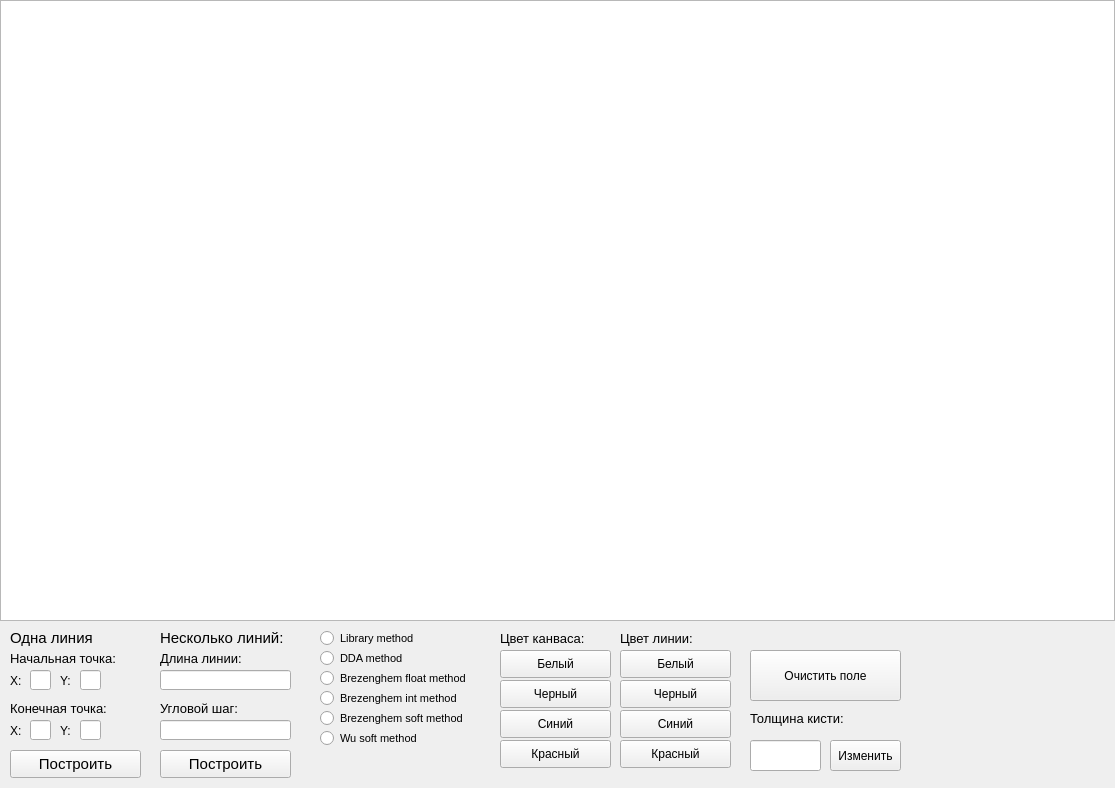
<?xml version="1.0" encoding="UTF-8"?>
<ui version="4.0">
 <class>MainWindow</class>
 <widget class="QMainWindow" name="MainWindow">
  <property name="geometry">
   <rect>
    <x>0</x>
    <y>0</y>
    <width>1115</width>
    <height>788</height>
   </rect>
  </property>
  <property name="windowTitle">
   <string>MainWindow</string>
  </property>
  <widget class="QWidget" name="centralwidget">
   <widget class="QGraphicsView" name="graphicsView">
    <property name="geometry">
     <rect>
      <x>0</x>
      <y>0</y>
      <width>1115</width>
      <height>621</height>
     </rect>
    </property>
   </widget>
   <widget class="QLabel" name="label">
    <property name="geometry">
     <rect>
      <x>10</x>
      <y>630</y>
      <width>121</width>
      <height>16</height>
     </rect>
    </property>
    <property name="font">
     <font>
      <pointsize>11</pointsize>
     </font>
    </property>
    <property name="text">
     <string>Одна линия</string>
    </property>
    <property name="textFormat">
     <enum>Qt::AutoText</enum>
    </property>
    <property name="scaledContents">
     <bool>false</bool>
    </property>
   </widget>
   <widget class="QLabel" name="label_2">
    <property name="geometry">
     <rect>
      <x>10</x>
      <y>650</y>
      <width>151</width>
      <height>16</height>
     </rect>
    </property>
    <property name="font">
     <font>
      <pointsize>10</pointsize>
     </font>
    </property>
    <property name="text">
     <string>Начальная точка:</string>
    </property>
   </widget>
   <widget class="QRadioButton" name="radioButton">
    <property name="geometry">
     <rect>
      <x>320</x>
      <y>630</y>
      <width>111</width>
      <height>17</height>
     </rect>
    </property>
    <property name="font">
     <font>
      <pointsize>8</pointsize>
     </font>
    </property>
    <property name="text">
     <string>Library method</string>
    </property>
   </widget>
   <widget class="QLabel" name="label_3">
    <property name="geometry">
     <rect>
      <x>10</x>
      <y>670</y>
      <width>16</width>
      <height>21</height>
     </rect>
    </property>
    <property name="font">
     <font>
      <pointsize>9</pointsize>
     </font>
    </property>
    <property name="text">
     <string>X:</string>
    </property>
   </widget>
   <widget class="QLineEdit" name="lineEdit">
    <property name="geometry">
     <rect>
      <x>30</x>
      <y>670</y>
      <width>21</width>
      <height>20</height>
     </rect>
    </property>
   </widget>
   <widget class="QLabel" name="label_4">
    <property name="geometry">
     <rect>
      <x>60</x>
      <y>670</y>
      <width>16</width>
      <height>21</height>
     </rect>
    </property>
    <property name="font">
     <font>
      <pointsize>9</pointsize>
     </font>
    </property>
    <property name="text">
     <string>Y:</string>
    </property>
   </widget>
   <widget class="QLineEdit" name="lineEdit_2">
    <property name="geometry">
     <rect>
      <x>80</x>
      <y>670</y>
      <width>21</width>
      <height>20</height>
     </rect>
    </property>
   </widget>
   <widget class="QLabel" name="label_5">
    <property name="geometry">
     <rect>
      <x>10</x>
      <y>720</y>
      <width>16</width>
      <height>21</height>
     </rect>
    </property>
    <property name="font">
     <font>
      <pointsize>9</pointsize>
     </font>
    </property>
    <property name="text">
     <string>X:</string>
    </property>
   </widget>
   <widget class="QLineEdit" name="lineEdit_3">
    <property name="geometry">
     <rect>
      <x>30</x>
      <y>720</y>
      <width>21</width>
      <height>20</height>
     </rect>
    </property>
   </widget>
   <widget class="QLabel" name="label_6">
    <property name="geometry">
     <rect>
      <x>60</x>
      <y>720</y>
      <width>16</width>
      <height>21</height>
     </rect>
    </property>
    <property name="font">
     <font>
      <pointsize>9</pointsize>
     </font>
    </property>
    <property name="text">
     <string>Y:</string>
    </property>
   </widget>
   <widget class="QLineEdit" name="lineEdit_4">
    <property name="geometry">
     <rect>
      <x>80</x>
      <y>720</y>
      <width>21</width>
      <height>20</height>
     </rect>
    </property>
   </widget>
   <widget class="QLabel" name="label_7">
    <property name="geometry">
     <rect>
      <x>10</x>
      <y>700</y>
      <width>151</width>
      <height>16</height>
     </rect>
    </property>
    <property name="font">
     <font>
      <pointsize>10</pointsize>
     </font>
    </property>
    <property name="text">
     <string>Конечная точка:</string>
    </property>
   </widget>
   <widget class="QPushButton" name="pushButton">
    <property name="geometry">
     <rect>
      <x>10</x>
      <y>750</y>
      <width>131</width>
      <height>28</height>
     </rect>
    </property>
    <property name="font">
     <font>
      <pointsize>11</pointsize>
     </font>
    </property>
    <property name="text">
     <string>Построить</string>
    </property>
   </widget>
   <widget class="QLineEdit" name="lineEdit_6">
    <property name="geometry">
     <rect>
      <x>160</x>
      <y>720</y>
      <width>131</width>
      <height>20</height>
     </rect>
    </property>
   </widget>
   <widget class="QLabel" name="label_9">
    <property name="geometry">
     <rect>
      <x>160</x>
      <y>630</y>
      <width>151</width>
      <height>16</height>
     </rect>
    </property>
    <property name="font">
     <font>
      <pointsize>11</pointsize>
     </font>
    </property>
    <property name="text">
     <string>Несколько линий:</string>
    </property>
    <property name="textFormat">
     <enum>Qt::AutoText</enum>
    </property>
    <property name="scaledContents">
     <bool>false</bool>
    </property>
   </widget>
   <widget class="QLineEdit" name="lineEdit_5">
    <property name="geometry">
     <rect>
      <x>160</x>
      <y>670</y>
      <width>131</width>
      <height>20</height>
     </rect>
    </property>
   </widget>
   <widget class="QPushButton" name="pushButton_2">
    <property name="geometry">
     <rect>
      <x>160</x>
      <y>750</y>
      <width>131</width>
      <height>28</height>
     </rect>
    </property>
    <property name="font">
     <font>
      <pointsize>11</pointsize>
     </font>
    </property>
    <property name="text">
     <string>Построить</string>
    </property>
   </widget>
   <widget class="QLabel" name="label_12">
    <property name="geometry">
     <rect>
      <x>160</x>
      <y>650</y>
      <width>151</width>
      <height>16</height>
     </rect>
    </property>
    <property name="font">
     <font>
      <pointsize>10</pointsize>
     </font>
    </property>
    <property name="text">
     <string>Длина линии:</string>
    </property>
   </widget>
   <widget class="QLabel" name="label_14">
    <property name="geometry">
     <rect>
      <x>160</x>
      <y>700</y>
      <width>151</width>
      <height>16</height>
     </rect>
    </property>
    <property name="font">
     <font>
      <pointsize>10</pointsize>
     </font>
    </property>
    <property name="text">
     <string>Угловой шаг:</string>
    </property>
   </widget>
   <widget class="QRadioButton" name="radioButton_2">
    <property name="geometry">
     <rect>
      <x>320</x>
      <y>650</y>
      <width>111</width>
      <height>17</height>
     </rect>
    </property>
    <property name="font">
     <font>
      <pointsize>8</pointsize>
     </font>
    </property>
    <property name="text">
     <string>DDA method</string>
    </property>
   </widget>
   <widget class="QRadioButton" name="radioButton_3">
    <property name="geometry">
     <rect>
      <x>320</x>
      <y>670</y>
      <width>171</width>
      <height>17</height>
     </rect>
    </property>
    <property name="font">
     <font>
      <pointsize>8</pointsize>
     </font>
    </property>
    <property name="text">
     <string>Brezenghem float method</string>
    </property>
   </widget>
   <widget class="QRadioButton" name="radioButton_4">
    <property name="geometry">
     <rect>
      <x>320</x>
      <y>690</y>
      <width>171</width>
      <height>17</height>
     </rect>
    </property>
    <property name="font">
     <font>
      <pointsize>8</pointsize>
     </font>
    </property>
    <property name="text">
     <string>Brezenghem int method</string>
    </property>
   </widget>
   <widget class="QRadioButton" name="radioButton_5">
    <property name="geometry">
     <rect>
      <x>320</x>
      <y>710</y>
      <width>171</width>
      <height>17</height>
     </rect>
    </property>
    <property name="font">
     <font>
      <pointsize>8</pointsize>
     </font>
    </property>
    <property name="text">
     <string>Brezenghem soft method</string>
    </property>
   </widget>
   <widget class="QRadioButton" name="radioButton_6">
    <property name="geometry">
     <rect>
      <x>320</x>
      <y>730</y>
      <width>171</width>
      <height>17</height>
     </rect>
    </property>
    <property name="font">
     <font>
      <pointsize>8</pointsize>
     </font>
    </property>
    <property name="text">
     <string>Wu soft method</string>
    </property>
   </widget>
   <widget class="QLabel" name="label_8">
    <property name="geometry">
     <rect>
      <x>500</x>
      <y>630</y>
      <width>151</width>
      <height>16</height>
     </rect>
    </property>
    <property name="font">
     <font>
      <pointsize>10</pointsize>
     </font>
    </property>
    <property name="text">
     <string>Цвет канваса:</string>
    </property>
   </widget>
   <widget class="QLabel" name="label_10">
    <property name="geometry">
     <rect>
      <x>620</x>
      <y>630</y>
      <width>151</width>
      <height>16</height>
     </rect>
    </property>
    <property name="font">
     <font>
      <pointsize>10</pointsize>
     </font>
    </property>
    <property name="text">
     <string>Цвет линии:</string>
    </property>
   </widget>
   <widget class="QPushButton" name="pushButton_3">
    <property name="geometry">
     <rect>
      <x>500</x>
      <y>650</y>
      <width>111</width>
      <height>28</height>
     </rect>
    </property>
    <property name="text">
     <string>Белый</string>
    </property>
   </widget>
   <widget class="QPushButton" name="pushButton_4">
    <property name="geometry">
     <rect>
      <x>500</x>
      <y>680</y>
      <width>111</width>
      <height>28</height>
     </rect>
    </property>
    <property name="text">
     <string>Черный</string>
    </property>
   </widget>
   <widget class="QPushButton" name="pushButton_5">
    <property name="geometry">
     <rect>
      <x>500</x>
      <y>710</y>
      <width>111</width>
      <height>28</height>
     </rect>
    </property>
    <property name="text">
     <string>Синий</string>
    </property>
   </widget>
   <widget class="QPushButton" name="pushButton_6">
    <property name="geometry">
     <rect>
      <x>500</x>
      <y>740</y>
      <width>111</width>
      <height>28</height>
     </rect>
    </property>
    <property name="text">
     <string>Красный</string>
    </property>
   </widget>
   <widget class="QPushButton" name="pushButton_7">
    <property name="geometry">
     <rect>
      <x>620</x>
      <y>680</y>
      <width>111</width>
      <height>28</height>
     </rect>
    </property>
    <property name="text">
     <string>Черный</string>
    </property>
   </widget>
   <widget class="QPushButton" name="pushButton_8">
    <property name="geometry">
     <rect>
      <x>620</x>
      <y>650</y>
      <width>111</width>
      <height>28</height>
     </rect>
    </property>
    <property name="text">
     <string>Белый</string>
    </property>
   </widget>
   <widget class="QPushButton" name="pushButton_9">
    <property name="geometry">
     <rect>
      <x>620</x>
      <y>710</y>
      <width>111</width>
      <height>28</height>
     </rect>
    </property>
    <property name="text">
     <string>Синий</string>
    </property>
   </widget>
   <widget class="QPushButton" name="pushButton_10">
    <property name="geometry">
     <rect>
      <x>620</x>
      <y>740</y>
      <width>111</width>
      <height>28</height>
     </rect>
    </property>
    <property name="text">
     <string>Красный</string>
    </property>
   </widget>
   <widget class="QPushButton" name="pushButton_11">
    <property name="geometry">
     <rect>
      <x>750</x>
      <y>650</y>
      <width>151</width>
      <height>51</height>
     </rect>
    </property>
    <property name="font">
     <font>
      <pointsize>9</pointsize>
     </font>
    </property>
    <property name="text">
     <string>Очистить поле</string>
    </property>
   </widget>
   <widget class="QLineEdit" name="lineEdit_7">
    <property name="geometry">
     <rect>
      <x>750</x>
      <y>740</y>
      <width>71</width>
      <height>31</height>
     </rect>
    </property>
   </widget>
   <widget class="QLabel" name="label_11">
    <property name="geometry">
     <rect>
      <x>750</x>
      <y>710</y>
      <width>151</width>
      <height>16</height>
     </rect>
    </property>
    <property name="font">
     <font>
      <pointsize>10</pointsize>
     </font>
    </property>
    <property name="text">
     <string>Толщина кисти:</string>
    </property>
   </widget>
   <widget class="QPushButton" name="pushButton_12">
    <property name="geometry">
     <rect>
      <x>830</x>
      <y>740</y>
      <width>71</width>
      <height>31</height>
     </rect>
    </property>
    <property name="text">
     <string>Изменить</string>
    </property>
   </widget>
  </widget>
 </widget>
 <resources/>
 <connections/>
</ui>
